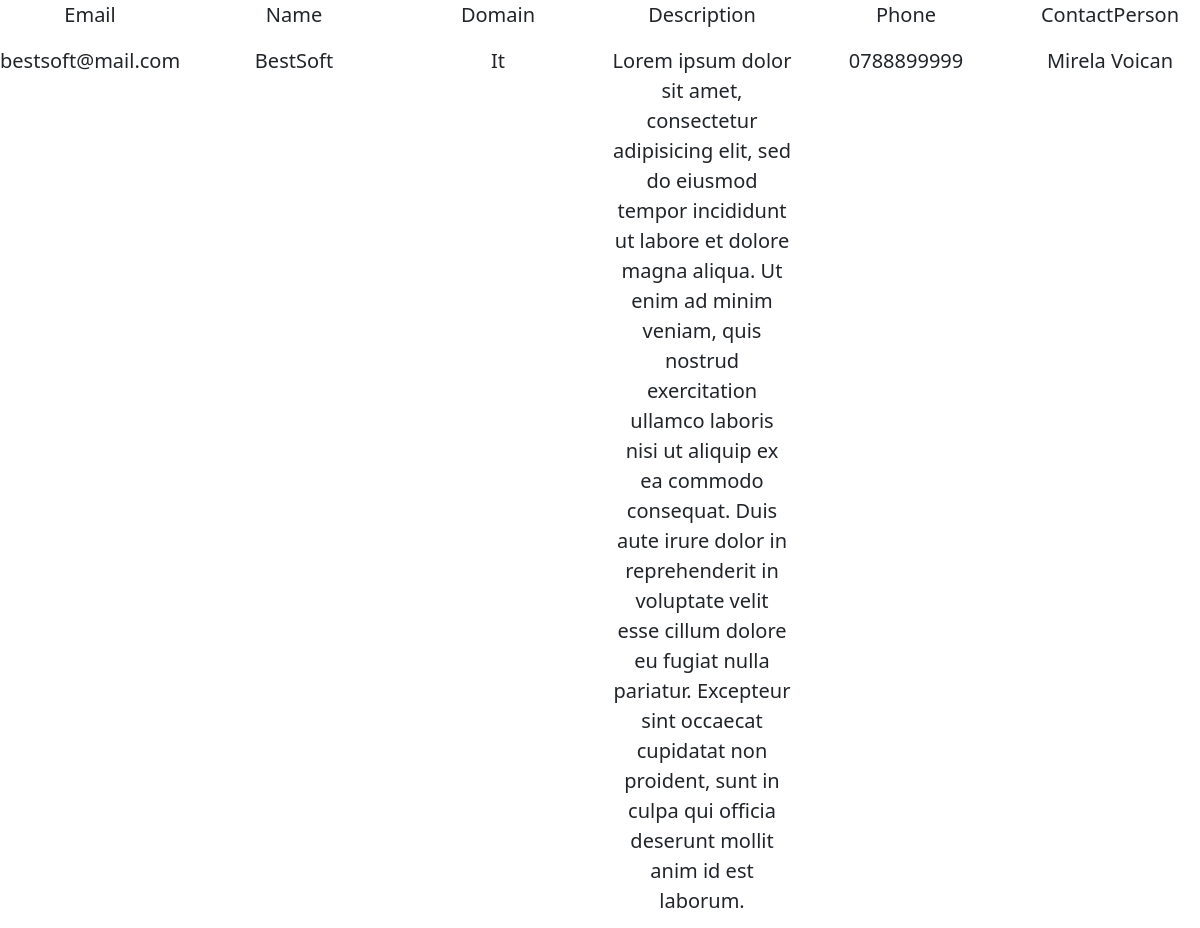
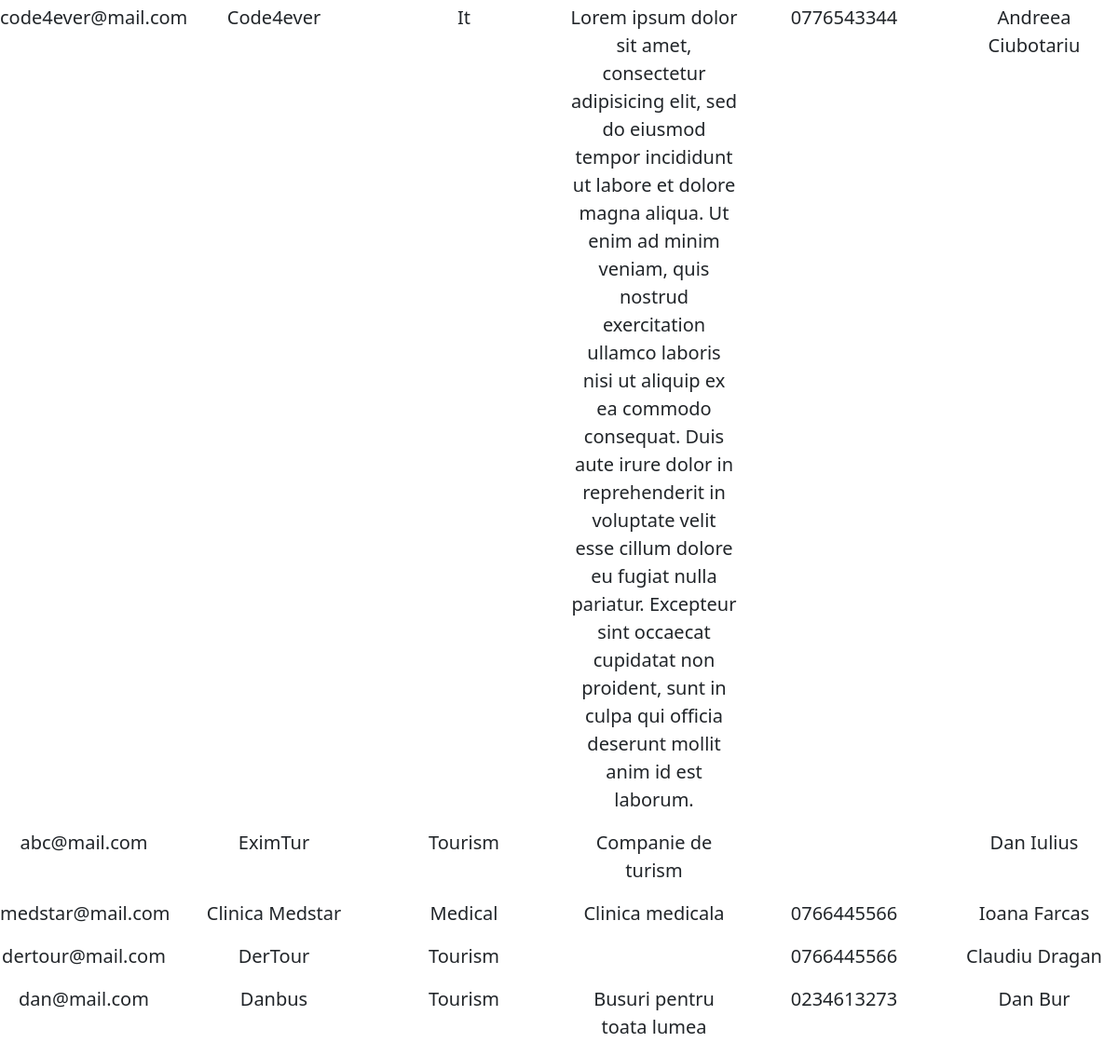
/companies/, run on the app's committed database (2 pictures, top to bottom).
### users/models.py (models this page shows, shortened)
class Company(models.Model):
    user = models.OneToOneField(settings.AUTH_USER_MODEL, on_delete=models.CASCADE, related_name='company')
    domain = models.IntegerField(choices=DomainTypes.choices(), default=DomainTypes.IT)
    contact_person = models.CharField(max_length=30)
    location = models.ForeignKey(Location, on_delete=models.CASCADE)
    def get_domain_type_label(self):
        return DomainTypes(self.domain).name.title()

class User(AbstractBaseUser, PermissionsMixin):
    is_student = models.BooleanField(default=False)
    is_company = models.BooleanField(default=False)
    is_staff = models.BooleanField(default=False)
    email = models.EmailField(primary_key=True)
    password = models.CharField(max_length=200)
    name = models.CharField(max_length=50)
    description = models.TextField()
    phone = models.CharField(max_length=10)
    objects = UserManager()
    USERNAME_FIELD = 'email'
    REQUIRED_FIELDS = []

### users/views.py (the view)
# urls.py: path('companies/', views.companies_list_view),
def companies_list_view(request, *args, **kwargs):
    companies_list = Company.objects.all()
    context = {
        'companies_list': companies_list
    }
    return render(request, "users/companies/companies_list.html", context, status=200)

### templates/users/companies/companies_list.html
{% extends 'base.html' %}
{% block content %}
<div class="row text-center justify-content-start">
    <div class="col-2">
        <p class="text-capitalize lead">Email</p>
    </div>
    <div class="col-2">
        <p class="text-capitalize lead">Name</p>
    </div>
    <div class="col-2">
        <p class="text-capitalize lead">Domain</p>
    </div>
    <div class="col-2">
        <p class="text-capitalize lead">Description</p>
    </div>
    <div class="col-2">
        <p class="text-capitalize lead">Phone</p>
    </div>
    <div class="col-2">
        <p class="text-capitalize lead">ContactPerson</p>
    </div>
    {% for company in companies_list %}
    <div class="col-2">
        <p class="text lead">{{ company.user.email }}</p>
    </div>
    <div class="col-2">
        <p class="text lead">{{ company.user.name }}</p>
    </div>
    <div class="col-2">
        <p class="text lead">{{ company.get_domain_type_label }}</p>
    </div>
    <div class="col-2">
        <p class="text lead">{{ company.user.description }}</p>
    </div>
    <div class="col-2">
        <p class="text lead">{{ company.user.phone }}</p>
    </div>
    <div class="col-2">
        <p class="text lead">{{ company.contact_person }}</p>
    </div>
    {% endfor %}
</div>
{% endblock content %}

### data on the page
Company: user.email "bestsoft@mail.com", user.name "BestSoft", get_domain_type_label "It", user.description "Lorem ipsum dolor sit amet, consectetur adipisicing elit, sed do eiusmod tempor incididunt ut labore et dolore magna aliqua. Ut enim ad minim veniam, quis nostrud exercitation ullamco laboris nisi ut aliquip ex ea commodo consequat. Duis aute irure dolor in reprehenderit in voluptate velit esse cillum dolore eu fugiat nulla pariatur. Excepteur sint occaecat cupidatat non proident, sunt in culpa qui officia deserunt mollit anim id est laborum.", user.phone "0788899999", contact_person "Mirela Voican"
Company: user.email "code4ever@mail.com", user.name "Code4ever", get_domain_type_label "It", user.description "Lorem ipsum dolor sit amet, consectetur adipisicing elit, sed do eiusmod tempor incididunt ut labore et dolore magna aliqua. Ut enim ad minim veniam, quis nostrud exercitation ullamco laboris nisi ut aliquip ex ea commodo consequat. Duis aute irure dolor in reprehenderit in voluptate velit esse cillum dolore eu fugiat nulla pariatur. Excepteur sint occaecat cupidatat non proident, sunt in culpa qui officia deserunt mollit anim id est laborum.", user.phone "0776543344", contact_person "Andreea Ciubotariu"
Company: user.email "abc@mail.com", user.name "EximTur", get_domain_type_label "Tourism", user.description "Companie de turism", contact_person "Dan Iulius"
Company: user.email "medstar@mail.com", user.name "Clinica Medstar", get_domain_type_label "Medical", user.description "Clinica medicala", user.phone "0766445566", contact_person "Ioana Farcas"
Company: user.email "dertour@mail.com", user.name "DerTour", get_domain_type_label "Tourism", user.phone "0766445566", contact_person "Claudiu Dragan"
Company: user.email "dan@mail.com", user.name "Danbus", get_domain_type_label "Tourism", user.description "Busuri pentru toata lumea", user.phone "0234613273", contact_person "Dan Bur"
